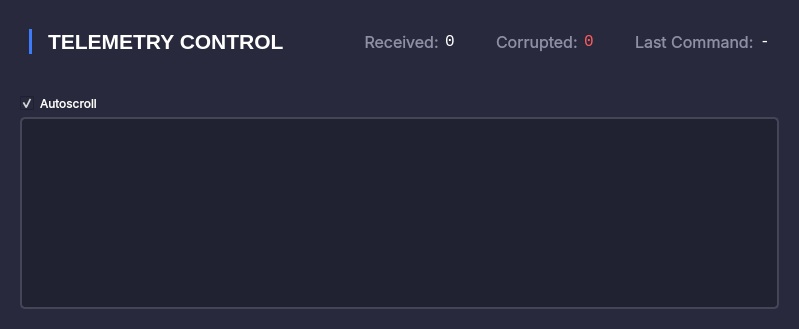
     <widget class="QWidget" name="telemetry_box" native="true">
      <property name="enabled">
       <bool>true</bool>
      </property>
      <property name="sizePolicy">
       <sizepolicy hsizetype="Preferred" vsizetype="Expanding">
        <horstretch>0</horstretch>
        <verstretch>0</verstretch>
       </sizepolicy>
      </property>
      <property name="minimumSize">
       <size>
        <width>799</width>
        <height>305</height>
       </size>
      </property>
      <property name="styleSheet">
       <string notr="true">color: white;
background-color: rgb(40, 41, 61);
border-radius: 20px;</string>
      </property>
      <layout class="QVBoxLayout" name="verticalLayout">
       <item>
        <widget class="QGroupBox" name="header_box_4">
         <layout class="QHBoxLayout" name="header_box_11">
          <item>
           <widget class="QGroupBox" name="title_box_6">
            <layout class="QHBoxLayout" name="horizontalLayout_19">
             <item>
              <widget class="Line" name="line_7">
               <property name="styleSheet">
                <string notr="true">background-color: rgb(62, 123, 250);
border-radius: 100px;</string>
               </property>
               <property name="orientation">
                <enum>Qt::Vertical</enum>
               </property>
              </widget>
             </item>
             <item>
              <spacer name="horizontalSpacer_9">
               <property name="orientation">
                <enum>Qt::Horizontal</enum>
               </property>
               <property name="sizeType">
                <enum>QSizePolicy::Fixed</enum>
               </property>
               <property name="sizeHint" stdset="0">
                <size>
                 <width>10</width>
                 <height>20</height>
                </size>
               </property>
              </spacer>
             </item>
             <item>
              <widget class="QLabel" name="title_6">
               <property name="maximumSize">
                <size>
                 <width>16777215</width>
                 <height>25</height>
                </size>
               </property>
               <property name="font">
                <font>
                 <pointsize>16</pointsize>
                 <weight>75</weight>
                 <bold>true</bold>
                </font>
               </property>
               <property name="styleSheet">
                <string notr="true"/>
               </property>
               <property name="text">
                <string>TELEMETRY CONTROL</string>
               </property>
              </widget>
             </item>
            </layout>
           </widget>
          </item>
          <item>
           <widget class="QGroupBox" name="status_box">
            <property name="minimumSize">
             <size>
              <width>214</width>
              <height>40</height>
             </size>
            </property>
            <layout class="QHBoxLayout" name="horizontalLayout_10">
             <item>
              <widget class="QLabel" name="total_pkg_title">
               <property name="font">
                <font>
                 <family>Inter</family>
                 <pointsize>12</pointsize>
                </font>
               </property>
               <property name="styleSheet">
                <string notr="true">color: #8f90a6;</string>
               </property>
               <property name="text">
                <string> Received:</string>
               </property>
              </widget>
             </item>
             <item>
              <widget class="QLabel" name="total_pkg_value">
               <property name="minimumSize">
                <size>
                 <width>45</width>
                 <height>0</height>
                </size>
               </property>
               <property name="font">
                <font>
                 <family>Consolas</family>
                 <pointsize>12</pointsize>
                </font>
               </property>
               <property name="text">
                <string>0</string>
               </property>
              </widget>
             </item>
             <item>
              <widget class="QLabel" name="total_corrupted_pkg_title">
               <property name="font">
                <font>
                 <family>Inter</family>
                 <pointsize>12</pointsize>
                </font>
               </property>
               <property name="styleSheet">
                <string notr="true">color: #8f90a6;</string>
               </property>
               <property name="text">
                <string>Corrupted:</string>
               </property>
              </widget>
             </item>
             <item>
              <widget class="QLabel" name="total_corrupted_pkg_value">
               <property name="minimumSize">
                <size>
                 <width>45</width>
                 <height>0</height>
                </size>
               </property>
               <property name="font">
                <font>
                 <family>Consolas</family>
                 <pointsize>12</pointsize>
                </font>
               </property>
               <property name="styleSheet">
                <string notr="true">color: #ff5c5c;</string>
               </property>
               <property name="text">
                <string>0</string>
               </property>
              </widget>
             </item>
             <item>
              <widget class="QLabel" name="last_cmd_title">
               <property name="font">
                <font>
                 <family>Inter</family>
                 <pointsize>12</pointsize>
                </font>
               </property>
               <property name="styleSheet">
                <string notr="true">color: #8f90a6;</string>
               </property>
               <property name="text">
                <string>Last Command:</string>
               </property>
              </widget>
             </item>
             <item>
              <widget class="QLabel" name="last_cmd_value">
               <property name="font">
                <font>
                 <family>Consolas</family>
                 <pointsize>12</pointsize>
                </font>
               </property>
               <property name="text">
                <string>-</string>
               </property>
              </widget>
             </item>
            </layout>
           </widget>
          </item>
         </layout>
        </widget>
       </item>
       <item>
        <widget class="QWidget" name="telemetry_group_2" native="true">
         <property name="enabled">
          <bool>true</bool>
         </property>
         <property name="font">
          <font>
           <family>Inter</family>
           <pointsize>10</pointsize>
           <weight>50</weight>
           <bold>false</bold>
           <strikeout>false</strikeout>
           <kerning>true</kerning>
          </font>
         </property>
         <property name="styleSheet">
          <string notr="true">background-color: #28293d;
color: white;
border-radius: 5px;
</string>
         </property>
         <layout class="QVBoxLayout" name="verticalLayout_3">
          <item>
           <widget class="QWidget" name="widget" native="true">
            <property name="maximumSize">
             <size>
              <width>16777215</width>
              <height>33</height>
             </size>
            </property>
            <layout class="QHBoxLayout" name="telemetry_control_group">
             <property name="leftMargin">
              <number>1</number>
             </property>
             <property name="topMargin">
              <number>1</number>
             </property>
             <property name="rightMargin">
              <number>1</number>
             </property>
             <property name="bottomMargin">
              <number>1</number>
             </property>
             <item>
              <widget class="QSplitter" name="splitter_2">
               <property name="orientation">
                <enum>Qt::Vertical</enum>
               </property>
              </widget>
             </item>
            </layout>
           </widget>
          </item>
          <item>
           <widget class="QCheckBox" name="autoscroll_check">
            <property name="font">
             <font>
              <family>Inter</family>
             </font>
            </property>
            <property name="text">
             <string>Autoscroll</string>
            </property>
            <property name="checked">
             <bool>true</bool>
            </property>
           </widget>
          </item>
          <item>
           <widget class="QTextBrowser" name="telemetry_log">
            <property name="font">
             <font>
              <family>Consolas</family>
              <pointsize>10</pointsize>
             </font>
            </property>
            <property name="styleSheet">
             <string notr="true">background-color: rgba(0, 0, 0, 20%);
border: 2px solid #444657;
padding: 3px;
color: white;</string>
            </property>
            <property name="html">
             <string>&lt;!DOCTYPE HTML PUBLIC &quot;-//W3C//DTD HTML 4.0//EN&quot; &quot;http://www.w3.org/TR/REC-html40/strict.dtd&quot;&gt;
&lt;html&gt;&lt;head&gt;&lt;meta name=&quot;qrichtext&quot; content=&quot;1&quot; /&gt;&lt;style type=&quot;text/css&quot;&gt;
p, li { white-space: pre-wrap; }
&lt;/style&gt;&lt;/head&gt;&lt;body style=&quot; font-family:'Consolas'; font-size:10pt; font-weight:400; font-style:normal;&quot;&gt;
&lt;p style=&quot;-qt-paragraph-type:empty; margin-top:0px; margin-bottom:0px; margin-left:0px; margin-right:0px; -qt-block-indent:0; text-indent:0px;&quot;&gt;&lt;br /&gt;&lt;/p&gt;&lt;/body&gt;&lt;/html&gt;</string>
            </property>
           </widget>
          </item>
         </layout>
        </widget>
       </item>
      </layout>
     </widget>
